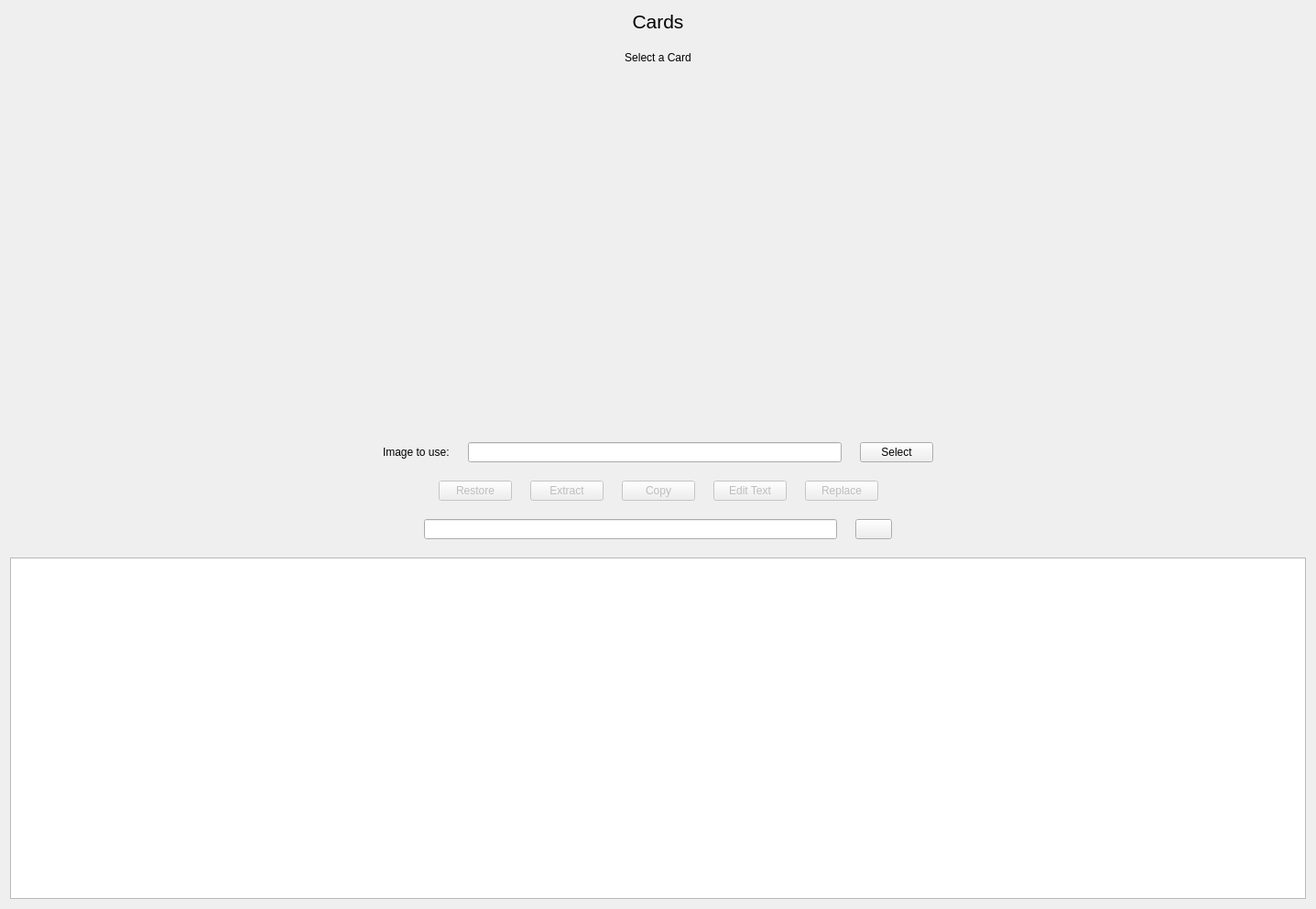
<?xml version="1.0" encoding="UTF-8"?>
<ui version="4.0">
 <class>Card</class>
 <widget class="QWidget" name="Card">
  <property name="geometry">
   <rect>
    <x>0</x>
    <y>0</y>
    <width>1437</width>
    <height>993</height>
   </rect>
  </property>
  <property name="windowTitle">
   <string>Form</string>
  </property>
  <layout class="QVBoxLayout" name="verticalLayout">
   <property name="spacing">
    <number>20</number>
   </property>
   <item>
    <widget class="QLabel" name="label">
     <property name="font">
      <font>
       <pointsize>16</pointsize>
      </font>
     </property>
     <property name="text">
      <string>Cards</string>
     </property>
     <property name="alignment">
      <set>Qt::AlignmentFlag::AlignHCenter|Qt::AlignmentFlag::AlignTop</set>
     </property>
    </widget>
   </item>
   <item>
    <widget class="QLabel" name="bundle">
     <property name="sizePolicy">
      <sizepolicy hsizetype="Preferred" vsizetype="Preferred">
       <horstretch>0</horstretch>
       <verstretch>0</verstretch>
      </sizepolicy>
     </property>
     <property name="minimumSize">
      <size>
       <width>100</width>
       <height>0</height>
      </size>
     </property>
     <property name="text">
      <string>Select a Card</string>
     </property>
     <property name="alignment">
      <set>Qt::AlignmentFlag::AlignHCenter|Qt::AlignmentFlag::AlignTop</set>
     </property>
    </widget>
   </item>
   <item>
    <layout class="QHBoxLayout" name="main_content">
     <item>
      <spacer name="horizontalSpacer_5">
       <property name="orientation">
        <enum>Qt::Orientation::Horizontal</enum>
       </property>
       <property name="sizeHint" stdset="0">
        <size>
         <width>40</width>
         <height>20</height>
        </size>
       </property>
      </spacer>
     </item>
     <item>
      <widget class="QLabel" name="current">
       <property name="sizePolicy">
        <sizepolicy hsizetype="Expanding" vsizetype="Expanding">
         <horstretch>0</horstretch>
         <verstretch>0</verstretch>
        </sizepolicy>
       </property>
       <property name="minimumSize">
        <size>
         <width>1</width>
         <height>1</height>
        </size>
       </property>
       <property name="maximumSize">
        <size>
         <width>374</width>
         <height>374</height>
        </size>
       </property>
       <property name="toolTip">
        <string>Current</string>
       </property>
       <property name="text">
        <string/>
       </property>
       <property name="pixmap">
        <pixmap resource="../resources.qrc">:/card/images/card.png</pixmap>
       </property>
       <property name="scaledContents">
        <bool>true</bool>
       </property>
       <property name="alignment">
        <set>Qt::AlignmentFlag::AlignHCenter|Qt::AlignmentFlag::AlignTop</set>
       </property>
      </widget>
     </item>
     <item>
      <spacer name="horizontalSpacer_7">
       <property name="orientation">
        <enum>Qt::Orientation::Horizontal</enum>
       </property>
       <property name="sizeHint" stdset="0">
        <size>
         <width>40</width>
         <height>20</height>
        </size>
       </property>
      </spacer>
     </item>
     <item>
      <layout class="QVBoxLayout" name="verticalLayout_5">
       <property name="sizeConstraint">
        <enum>QLayout::SizeConstraint::SetMinimumSize</enum>
       </property>
      </layout>
     </item>
     <item>
      <spacer name="horizontalSpacer_8">
       <property name="orientation">
        <enum>Qt::Orientation::Horizontal</enum>
       </property>
       <property name="sizeHint" stdset="0">
        <size>
         <width>40</width>
         <height>20</height>
        </size>
       </property>
      </spacer>
     </item>
     <item>
      <widget class="QLabel" name="preview">
       <property name="sizePolicy">
        <sizepolicy hsizetype="Maximum" vsizetype="Maximum">
         <horstretch>0</horstretch>
         <verstretch>0</verstretch>
        </sizepolicy>
       </property>
       <property name="maximumSize">
        <size>
         <width>374</width>
         <height>374</height>
        </size>
       </property>
       <property name="toolTip">
        <string>Preview</string>
       </property>
       <property name="text">
        <string/>
       </property>
       <property name="pixmap">
        <pixmap resource="../resources.qrc">:/card/images/card.png</pixmap>
       </property>
       <property name="scaledContents">
        <bool>true</bool>
       </property>
       <property name="alignment">
        <set>Qt::AlignmentFlag::AlignHCenter|Qt::AlignmentFlag::AlignTop</set>
       </property>
      </widget>
     </item>
     <item>
      <spacer name="horizontalSpacer_6">
       <property name="orientation">
        <enum>Qt::Orientation::Horizontal</enum>
       </property>
       <property name="sizeHint" stdset="0">
        <size>
         <width>40</width>
         <height>20</height>
        </size>
       </property>
      </spacer>
     </item>
    </layout>
   </item>
   <item>
    <layout class="QHBoxLayout" name="horizontalLayout_3">
     <item>
      <spacer name="horizontalSpacer_4">
       <property name="orientation">
        <enum>Qt::Orientation::Horizontal</enum>
       </property>
       <property name="sizeHint" stdset="0">
        <size>
         <width>40</width>
         <height>20</height>
        </size>
       </property>
      </spacer>
     </item>
     <item>
      <layout class="QVBoxLayout" name="verticalLayout_2">
       <item>
        <widget class="QLabel" name="label_4">
         <property name="text">
          <string>Image to use:</string>
         </property>
        </widget>
       </item>
      </layout>
     </item>
     <item>
      <layout class="QVBoxLayout" name="verticalLayout_3">
       <item>
        <widget class="QLineEdit" name="cardEdit">
         <property name="enabled">
          <bool>true</bool>
         </property>
         <property name="readOnly">
          <bool>true</bool>
         </property>
        </widget>
       </item>
      </layout>
     </item>
     <item>
      <layout class="QVBoxLayout" name="verticalLayout_4">
       <item>
        <widget class="QPushButton" name="selectButton">
         <property name="cursor">
          <cursorShape>PointingHandCursor</cursorShape>
         </property>
         <property name="text">
          <string>Select</string>
         </property>
         <property name="icon">
          <iconset theme="QIcon::ThemeIcon::DocumentOpen"/>
         </property>
        </widget>
       </item>
      </layout>
     </item>
     <item>
      <spacer name="horizontalSpacer">
       <property name="orientation">
        <enum>Qt::Orientation::Horizontal</enum>
       </property>
       <property name="sizeHint" stdset="0">
        <size>
         <width>40</width>
         <height>20</height>
        </size>
       </property>
      </spacer>
     </item>
    </layout>
   </item>
   <item>
    <layout class="QHBoxLayout" name="horizontalLayout_4">
     <item>
      <spacer name="horizontalSpacer_2">
       <property name="orientation">
        <enum>Qt::Orientation::Horizontal</enum>
       </property>
       <property name="sizeType">
        <enum>QSizePolicy::Policy::Expanding</enum>
       </property>
       <property name="sizeHint" stdset="0">
        <size>
         <width>120</width>
         <height>20</height>
        </size>
       </property>
      </spacer>
     </item>
     <item>
      <widget class="QPushButton" name="restoreButton">
       <property name="enabled">
        <bool>false</bool>
       </property>
       <property name="cursor">
        <cursorShape>PointingHandCursor</cursorShape>
       </property>
       <property name="text">
        <string>Restore</string>
       </property>
      </widget>
     </item>
     <item>
      <widget class="QPushButton" name="extractButton">
       <property name="enabled">
        <bool>false</bool>
       </property>
       <property name="sizePolicy">
        <sizepolicy hsizetype="Fixed" vsizetype="Fixed">
         <horstretch>0</horstretch>
         <verstretch>0</verstretch>
        </sizepolicy>
       </property>
       <property name="cursor">
        <cursorShape>PointingHandCursor</cursorShape>
       </property>
       <property name="layoutDirection">
        <enum>Qt::LayoutDirection::LeftToRight</enum>
       </property>
       <property name="text">
        <string>Extract</string>
       </property>
      </widget>
     </item>
     <item>
      <widget class="QPushButton" name="copyButton">
       <property name="enabled">
        <bool>false</bool>
       </property>
       <property name="sizePolicy">
        <sizepolicy hsizetype="Fixed" vsizetype="Fixed">
         <horstretch>0</horstretch>
         <verstretch>0</verstretch>
        </sizepolicy>
       </property>
       <property name="minimumSize">
        <size>
         <width>0</width>
         <height>0</height>
        </size>
       </property>
       <property name="cursor">
        <cursorShape>PointingHandCursor</cursorShape>
       </property>
       <property name="layoutDirection">
        <enum>Qt::LayoutDirection::LeftToRight</enum>
       </property>
       <property name="text">
        <string>Copy</string>
       </property>
      </widget>
     </item>
     <item>
      <widget class="QPushButton" name="editButton">
       <property name="enabled">
        <bool>false</bool>
       </property>
       <property name="cursor">
        <cursorShape>PointingHandCursor</cursorShape>
       </property>
       <property name="text">
        <string>Edit Text</string>
       </property>
      </widget>
     </item>
     <item>
      <widget class="QPushButton" name="replaceButton">
       <property name="enabled">
        <bool>false</bool>
       </property>
       <property name="sizePolicy">
        <sizepolicy hsizetype="Fixed" vsizetype="Fixed">
         <horstretch>0</horstretch>
         <verstretch>0</verstretch>
        </sizepolicy>
       </property>
       <property name="cursor">
        <cursorShape>PointingHandCursor</cursorShape>
       </property>
       <property name="layoutDirection">
        <enum>Qt::LayoutDirection::LeftToRight</enum>
       </property>
       <property name="text">
        <string>Replace</string>
       </property>
      </widget>
     </item>
     <item>
      <spacer name="horizontalSpacer_3">
       <property name="orientation">
        <enum>Qt::Orientation::Horizontal</enum>
       </property>
       <property name="sizeHint" stdset="0">
        <size>
         <width>40</width>
         <height>20</height>
        </size>
       </property>
      </spacer>
     </item>
    </layout>
   </item>
   <item>
    <layout class="QHBoxLayout" name="horizontalLayout">
     <item>
      <spacer name="horizontalSpacer_9">
       <property name="orientation">
        <enum>Qt::Orientation::Horizontal</enum>
       </property>
       <property name="sizeHint" stdset="0">
        <size>
         <width>40</width>
         <height>20</height>
        </size>
       </property>
      </spacer>
     </item>
     <item>
      <widget class="QLineEdit" name="searchEdit"/>
     </item>
     <item>
      <widget class="QPushButton" name="searchButton">
       <property name="cursor">
        <cursorShape>PointingHandCursor</cursorShape>
       </property>
       <property name="text">
        <string/>
       </property>
       <property name="icon">
        <iconset theme="QIcon::ThemeIcon::EditFind"/>
       </property>
      </widget>
     </item>
     <item>
      <spacer name="horizontalSpacer_10">
       <property name="orientation">
        <enum>Qt::Orientation::Horizontal</enum>
       </property>
       <property name="sizeHint" stdset="0">
        <size>
         <width>40</width>
         <height>20</height>
        </size>
       </property>
      </spacer>
     </item>
    </layout>
   </item>
   <item>
    <widget class="QListView" name="cardsView">
     <property name="cursor" stdset="0">
      <cursorShape>PointingHandCursor</cursorShape>
     </property>
     <property name="frameShape">
      <enum>QFrame::Shape::StyledPanel</enum>
     </property>
     <property name="iconSize">
      <size>
       <width>362</width>
       <height>362</height>
      </size>
     </property>
     <property name="resizeMode">
      <enum>QListView::ResizeMode::Adjust</enum>
     </property>
     <property name="layoutMode">
      <enum>QListView::LayoutMode::Batched</enum>
     </property>
     <property name="spacing">
      <number>2</number>
     </property>
     <property name="viewMode">
      <enum>QListView::ViewMode::IconMode</enum>
     </property>
    </widget>
   </item>
  </layout>
 </widget>
 <resources>
  <include location="../resources.qrc"/>
 </resources>
 <connections/>
</ui>
